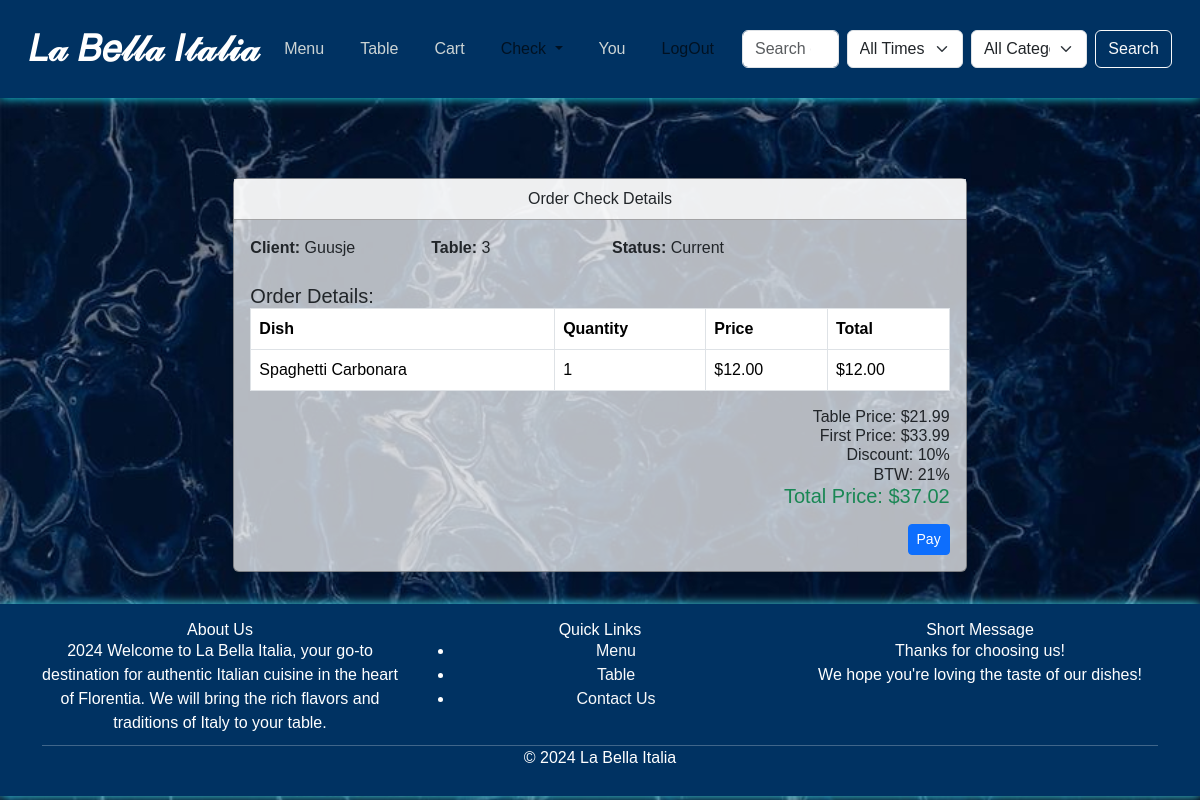
Page /checks/5 (signed in) on the committed database.
### project/models.py (models this page shows, shortened)
class Check(models.Model):
    STATUS = [
        ("Paid", "Paid"),
        ("Want to pay", "Want to pay"),
        ("Current", "Current")
    ]
    id_client = models.ForeignKey(User, on_delete=models.CASCADE)
    id_table = models.ForeignKey('Table', on_delete=models.CASCADE)
    date = models.DateTimeField(auto_now_add=True, editable=True)
    status = models.CharField(max_length=20, choices=STATUS, default="Current")
    def calculate_price(self):
        if not self.id_client or not self.id_table:
            return 0.00
        total = 0
        btw = 21
        all_orders = self.orders.all()
        print(f'All orders related to check ID {self.id}: {[order.id for order in all_orders]}')
        print(f'Calculating price for check ID: {self.id}.')
        for order in all_orders:
            print(f'Processing Order ID: {order.id}, Number: {order.number}')
            for dish in order.id_dishes.all():
                print(f'Found Dish: {dish.name} in Order ID: {order.id}')
                latest_price = DishPrice.objects.filter(dish=dish, date__lte=self.date).order_by('-date').first()
                if latest_price:
                    dish_total = latest_price.price * order.number
                    total += dish_total
                    print(f'Dish: {dish.name}, Price: {latest_price.price:.2f}, Quantity: {order.number}, Total: {dish_total:.2f}')
                else:
                    print(f'No price found for Dish: {dish.name}')
        latest_table_price = TablePrice.objects.filter(table=self.id_table, date__lte=self.date).order_by('-date').first()
        if latest_table_price:
            total += latest_table_price.price
        discount = CartOfPrivileges.objects.filter(id_client=self.id_client).first()
        if discount:
            discount_percentage = int(discount.discount)
            total *= Decimal(1 - (discount_percentage / 100))
        if btw:
            print("btw")
            total = total * Decimal(1 + btw / 100)
        return total

class Table(models.Model):
    ZONE = [
        ("Indoors", "indoors"),
        ("Outdoors", "outdoors")
    ]
    SORT = [
        ("VIP", "vip"),
        ("General", "general"),
        ("Appointment", "appointment")
    ]
    name = models.CharField(max_length=255)
    number_of_people = models.IntegerField()
    zone = models.CharField(max_length=10, choices=ZONE)
    sort = models.CharField(max_length=20, choices=SORT)
    image = models.ImageField(upload_to="table_img/", blank=True, null=True)

class CartOfPrivileges(models.Model):
    DISCOUNT = [
        ('10', '10'),
        ('15', '15'),
        ('30', '30'),
    ]
    id_client = models.ForeignKey(User, on_delete=models.CASCADE)
    discount = models.CharField(max_length=2, choices=DISCOUNT, default='10')  # Default to 10% discount
    startdate = models.DateField(auto_now=True)
    enddate = models.DateField(auto_now=False, auto_now_add=False, blank=True, null=True)
    qr_code = models.ImageField(upload_to='qr_codes/', blank=True)

class Dish(models.Model):
    SORTDT = [
        ("Breakfast", "breakfast"),
        ("Lunch", "lunch"),
        ("Dinner", "dinner")
    ]
    SORT = [
        ("Appetizers", "appetizers"),
        ("Main Courses", "main"),
        ("Side Dishes", "side"),
        ("Desserts", "desserts"),
        ("Beverages", "beverages"),
        ("Soups", "soups"),
        ("Salads", "salads")
    ]
    name = models.CharField(max_length=255)
    ingredients = models.TextField()
    gram = models.CharField(max_length=255)
    sort_daytime = models.CharField(max_length=15, choices=SORTDT, blank=True, null=True)
    sort = models.CharField(max_length=50, choices=SORT)
    allergies = models.ManyToManyField(Allergies)
    image = models.ImageField(upload_to='dish_img/', blank=True, null=True)

class DishPrice(models.Model):
    dish = models.ForeignKey(Dish, on_delete=models.CASCADE)
    price = models.DecimalField(max_digits=10, decimal_places=2)
    date = models.DateTimeField(auto_now_add=False)

class TablePrice(models.Model):
    table = models.ForeignKey(Table, on_delete=models.CASCADE)
    price = models.DecimalField(max_digits=10, decimal_places=2)
    date = models.DateTimeField(auto_now_add=False)
    text = models.TextField(blank=True)

class Order(models.Model):
    id_client = models.ForeignKey(User, on_delete=models.CASCADE)
    id_dishes = models.ManyToManyField(Dish, blank=True)
    id_check = models.ForeignKey(Check, on_delete=models.CASCADE, blank=True, null=True, related_name="orders")
    number = models.IntegerField()
    date = models.DateTimeField(auto_now_add=True)

### project/views.py (the view)
# urls.py: path('checks/<int:pk>', CheckDetailView.as_view(), name='check-detail'),
class CheckDetailView(LoginRequiredMixin, DetailView):
    model = Check
    template_name = "check/check_detail.html"
    context_object_name = "check"
    def get_context_data(self, **kwargs):
        context = super().get_context_data(**kwargs)
        check = self.object
        orders = []
        total_price = 0
        discount = None
        for order in check.orders.all():
            for dish in order.id_dishes.all():
                latest_price = DishPrice.objects.filter(dish=dish, date__lte=check.date).order_by('-date').first()
                discount = CartOfPrivileges.objects.filter(id_client=self.request.user).first()
                price = latest_price.price if latest_price else 0
                quantity = order.number
                total = price * quantity
                orders.append({
                    'dish': dish.name,
                    'quantity': quantity,
                    'price': price,
                    'total': total,
                    'discount': discount,
                })
                total_price += total
        latest_table_price = TablePrice.objects.filter(table=check.id_table, date__lte=check.date).order_by('-date').first()
        if latest_table_price:
            total_price += latest_table_price.price
            context["table_price"] = latest_table_price.price
        else:
            context["table_price"] = 0
        context["orders"] = orders
        context["discount"] = discount.discount if discount else None
        context["total_price"] = total_price
        return context

### templates/check/check_detail.html (shortened to what this page needs)
{% extends 'base.html' %}
{% load static %}
{% block content %}
<div class="container mt-5">
    <div class="row justify-content-center">
        <div class="col-md-8">
            <div class="card shadow-sm">
                <div class="card-header bg-white text-center">
                    <p>Order Check Details</p>
                </div>
                <div class="card-body">
                    <div class="row mb-3">
                        <div class="col-md-3">
                            <p><strong>Client:</strong> {{ check.id_client.username }}</p>
                        </div>
                        <div class="col-md-3">
                            <p><strong>Table:</strong> {{ check.id_table.name }}</p>
                        </div>
                        <div class="col-md-3">
                            <p><strong>Status:</strong> {{ check.status }}</p>
                        </div>
                    </div>
                    <h5 class="mt-4">Order Details:</h5>
                    <table class="table table-bordered">
                        <thead>
                            <tr>
                                <th>Dish</th>
                                <th>Quantity</th>
                                <th>Price</th>
                                <th>Total</th>
                            </tr>
                        </thead>
                        <tbody>
                            {% for order in orders %}
                            <tr>
                                <td>{{ order.dish }}</td>
                                <td>{{ order.quantity }}</td>
                                <td>${{ order.price|floatformat:2 }}</td>
                                <td>${{ order.total|floatformat:2 }}</td>
                            </tr>
                            {% endfor %}
                        </tbody>
                    </table>
                    <h6 class="text-end">Table Price: ${{ table_price|floatformat:2 }}</h6>
                    <h6 class="text-end">First Price: ${{ total_price|floatformat:2 }}</h6>
                    <h6 class="text-end">Discount: {{ discount }}%</h6>
                    <h6 class="text-end">BTW: 21%</h6>
                    <h5 class="text-end text-success">Total Price: ${{ check.calculate_price|floatformat:2 }}</h5>
                    <div class="d-flex justify-content-end mt-3">
                        <div class="btn-group">
                            {% if check.status == "Current" %}
                                <p class="btn btn-sm btn-primary" id="pay-button" data-check-id="{{ check.id }}">Pay</p>
                            {% endif %}
                        </div>
                    </div>
                </div>
            </div>
        </div>
    </div>
</div>
{% endblock %}

### rows in the picture
Check: id_client.username "Guusje", id_table.name "3", status "Current", calculate_price "37.02"
CartOfPrivileges: dish "Spaghetti Carbonara", quantity "1", price "12.00", total "12.00", discount "10"
TablePrice: price "21.99"

### other values in the picture
{{ total_price|floatformat:2 }} "33.99"
